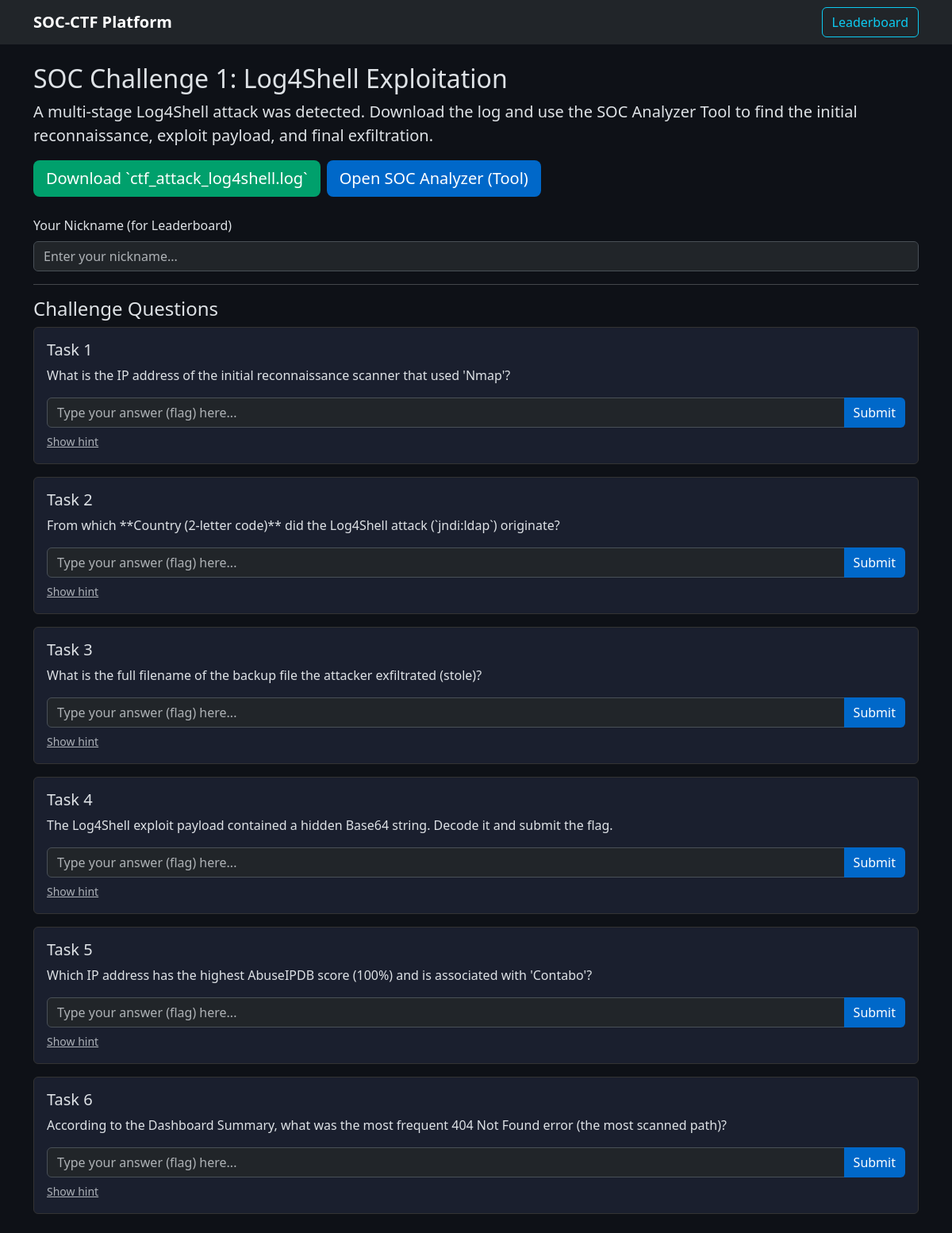
The page /room/log4shell-attack on the database its author committed.
### tables this page shows
CREATE TABLE rooms (id TEXT PRIMARY KEY, title TEXT, description TEXT, log_file TEXT);

CREATE TABLE questions (id INTEGER PRIMARY KEY AUTOINCREMENT, room_id TEXT, key TEXT, prompt TEXT, expected TEXT, hint TEXT);

### app.py (the view)
@app.route("/room/<room_id>")
def room(room_id):
    db = get_db()
    room = db.execute("SELECT * FROM rooms WHERE id=?", (room_id,)).fetchone()
    if not room:
        return "Room not found", 404
    questions = db.execute(
        "SELECT key, prompt, COALESCE(hint,'') AS hint FROM questions WHERE room_id=? ORDER BY id ASC",
        (room_id,),
    ).fetchall()
    return render_template("room.html", room=room, questions=questions)

### app.py (called while the page is built)
def get_db():
    db = getattr(g, "_db", None)
    if db is None:
        db = g._db = sqlite3.connect(DB_PATH)
        db.row_factory = sqlite3.Row
    return db

### templates/room.html (shortened to what this page needs)
<!DOCTYPE html>
<html lang="en" data-bs-theme="dark">
<head>
    <link href="https://cdn.jsdelivr.net/npm/bootstrap@5.3.3/dist/css/bootstrap.min.css" rel="stylesheet">
</head>
<body>
    <nav class="navbar navbar-expand-lg navbar-dark bg-dark">
        <div class="container">
            <a class="navbar-brand" href="/">SOC-CTF Platform</a>
            <a class="btn btn-outline-info" href="/leaderboard">Leaderboard</a>
        </div>
    </nav>
    <div class="container my-4">
        <h2>{{ room['title'] }}</h2>
        <p class="lead">{{ room['description'] }}</p>
        <div class="d-flex gap-2 mb-4">
            <a href="/room/{{ room['id'] }}/log" class="btn btn-success btn-lg">Download `{{ room['log_file'] }}`</a>
            <a href="http://localhost:8501" target="_blank" class="btn btn-primary btn-lg">Open SOC Analyzer (Tool)</a>
        </div>
        <div class="mb-3">
            <label for="global-nickname" class="form-label">Your Nickname (for Leaderboard)</label>
            <input type="text" class="form-control" id="global-nickname" placeholder="Enter your nickname..."
                autocomplete="off">
        </div>
        <hr>
        <h4>Challenge Questions</h4>
        {% for q in questions %}
        <div class="card" id="qwrap-{{ q['key'] }}">
            <div class="card-body">
                <h5 class="card-title">Task {{ loop.index }}</h5>
                <p class="card-text">{{ q['prompt'] | safe }}</p>
                <div class="input-group">
                    <input type="text" class="form-control" placeholder="Type your answer (flag) here..."
                        id="ans-{{ q['key'] }}" autocomplete="off">
                    <button class="btn btn-primary" onclick="submitAnswer('{{ q['key'] }}')">Submit</button>
                </div>
                <a href="javascript:void(0)" onclick="toggleHint('{{ q['key'] }}')" class="small text-muted">Show
                    hint</a>
            </div>
        </div>
        {% endfor %}
    </div>
</body>
</html>

### templates/room.html (style rules this page uses)
body { background-color: #0e1117; }
.navbar-brand { font-weight: bold; }
.card { background-color: #1a1f2e; border: 1px solid #333; margin-bottom: 1rem; }
.btn-primary { background-color: #0068c9; border: none; }
.btn-success { background-color: #00a06c; border: none; }

### rows shown on the page
rooms: title "SOC Challenge 1: Log4Shell Exploitation", description "A multi-stage Log4Shell attack was detected. Download the log and use the SOC Analyzer Tool to find the initial reconnaissance, exploit payload, and final exfiltration.", log_file "ctf_attack_log4shell.log"
questions: prompt "What is the IP address of the initial reconnaissance scanner that used 'Nmap'?"
questions: prompt "From which **Country (2-letter code)** did the Log4Shell attack (`jndi:ldap`) originate?"
questions: prompt "What is the full filename of the backup file the attacker exfiltrated (stole)?"
questions: prompt "The Log4Shell exploit payload contained a hidden Base64 string. Decode it and submit the flag."
questions: prompt "Which IP address has the highest AbuseIPDB score (100%) and is associated with 'Contabo'?"
questions: prompt "According to the Dashboard Summary, what was the most frequent 404 Not Found error (the most scanned path)?"
